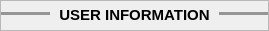
                 <widget class="QFrame" name="frame_11">
                  <property name="minimumSize">
                   <size>
                    <width>0</width>
                    <height>31</height>
                   </size>
                  </property>
                  <property name="maximumSize">
                   <size>
                    <width>16777215</width>
                    <height>31</height>
                   </size>
                  </property>
                  <property name="frameShape">
                   <enum>QFrame::StyledPanel</enum>
                  </property>
                  <property name="frameShadow">
                   <enum>QFrame::Raised</enum>
                  </property>
                  <layout class="QHBoxLayout" name="horizontalLayout_6">
                   <property name="leftMargin">
                    <number>0</number>
                   </property>
                   <property name="topMargin">
                    <number>0</number>
                   </property>
                   <property name="rightMargin">
                    <number>0</number>
                   </property>
                   <property name="bottomMargin">
                    <number>0</number>
                   </property>
                   <item>
                    <widget class="QLabel" name="label">
                     <property name="minimumSize">
                      <size>
                       <width>49</width>
                       <height>7</height>
                      </size>
                     </property>
                     <property name="maximumSize">
                      <size>
                       <width>16777215</width>
                       <height>7</height>
                      </size>
                     </property>
                     <property name="styleSheet">
                      <string notr="true">border: none;
border-top: 3px solid rgb(149, 149, 149);
background-color: transparent;</string>
                     </property>
                     <property name="text">
                      <string/>
                     </property>
                    </widget>
                   </item>
                   <item>
                    <widget class="QLabel" name="label_4">
                     <property name="minimumSize">
                      <size>
                       <width>157</width>
                       <height>21</height>
                      </size>
                     </property>
                     <property name="maximumSize">
                      <size>
                       <width>157</width>
                       <height>21</height>
                      </size>
                     </property>
                     <property name="font">
                      <font>
                       <pointsize>11</pointsize>
                       <bold>true</bold>
                      </font>
                     </property>
                     <property name="styleSheet">
                      <string notr="true">border: none;
background-color: transparent;
</string>
                     </property>
                     <property name="text">
                      <string>&lt;html&gt;&lt;head/&gt;&lt;body&gt;&lt;p align=&quot;center&quot;&gt;USER INFORMATION&lt;/p&gt;&lt;/body&gt;&lt;/html&gt;</string>
                     </property>
                    </widget>
                   </item>
                   <item>
                    <widget class="QLabel" name="label_2">
                     <property name="minimumSize">
                      <size>
                       <width>49</width>
                       <height>7</height>
                      </size>
                     </property>
                     <property name="maximumSize">
                      <size>
                       <width>16777215</width>
                       <height>7</height>
                      </size>
                     </property>
                     <property name="styleSheet">
                      <string notr="true">border: none;
border-top: 3px solid rgb(149, 149, 149);
background-color: transparent;</string>
                     </property>
                     <property name="text">
                      <string/>
                     </property>
                    </widget>
                   </item>
                  </layout>
                 </widget>
